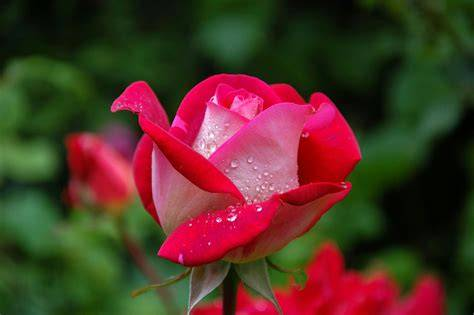
#> input picture LAB_EXPERIMENTS/image.jpg, 474 x 315 px
$ python experiment12.py
#> lines starting #> are read from the running program, lines starting #| are printed output that depends on the picture
import cv2
import matplotlib.pyplot as plt

# Read the image
image = cv2.imread("image.jpg")
#> image is the input picture: shape (315, 474, 3); mean B, G, R 38.4, 51.4, 81.6

# Check whether the image is loaded
if image is None:
    print("Error: Could not load image")
    exit()

# Rotate the image 270 degrees clockwise
rotated_image = cv2.rotate(image, cv2.ROTATE_90_COUNTERCLOCKWISE)
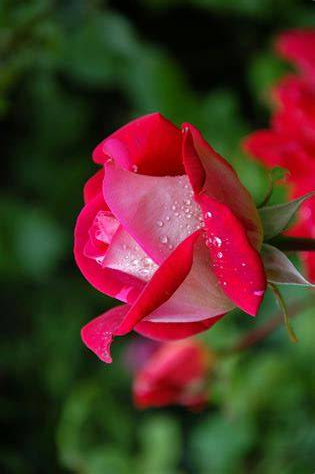
#> rotated_image: shape (474, 315, 3); mean B, G, R 38.4, 51.4, 81.6

# Display original and rotated images
plt.figure(figsize=(10, 5))

plt.subplot(1, 2, 1)
plt.imshow(cv2.cvtColor(image, cv2.COLOR_BGR2RGB))
plt.title("Original Image")
plt.axis("off")

plt.subplot(1, 2, 2)
plt.imshow(cv2.cvtColor(rotated_image, cv2.COLOR_BGR2RGB))
plt.title("270 Degree Clockwise Rotated Image")
plt.axis("off")

plt.tight_layout()
plt.show()
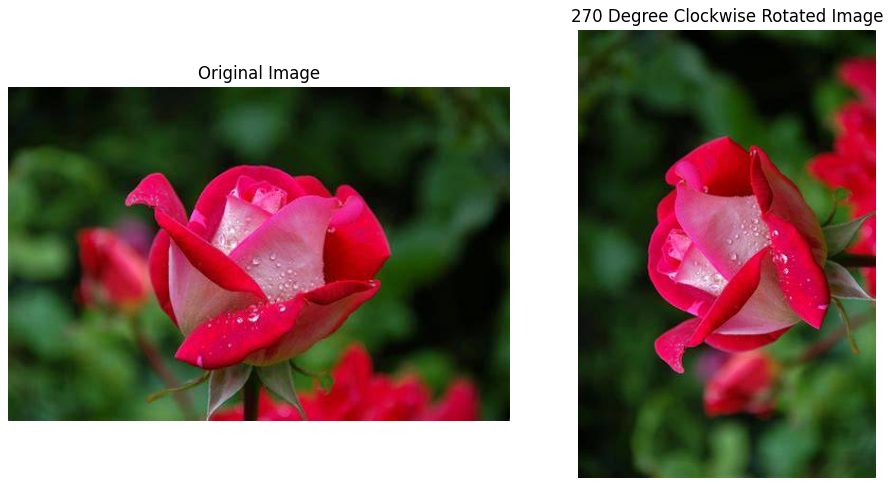
#> figure drawn by matplotlib, 2 panels
